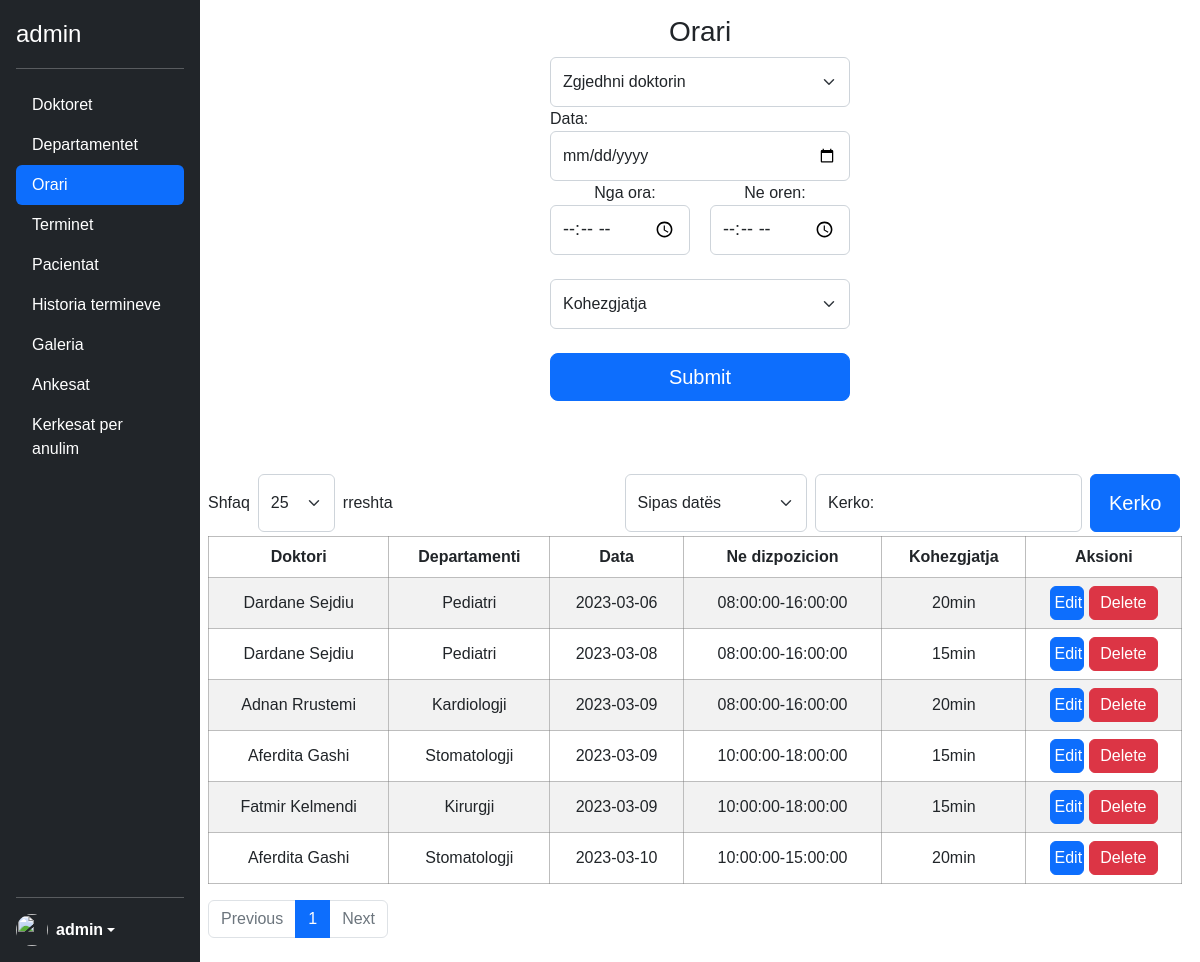
/admin/orari.php (signed in), run on an earlier commit of the app's database.
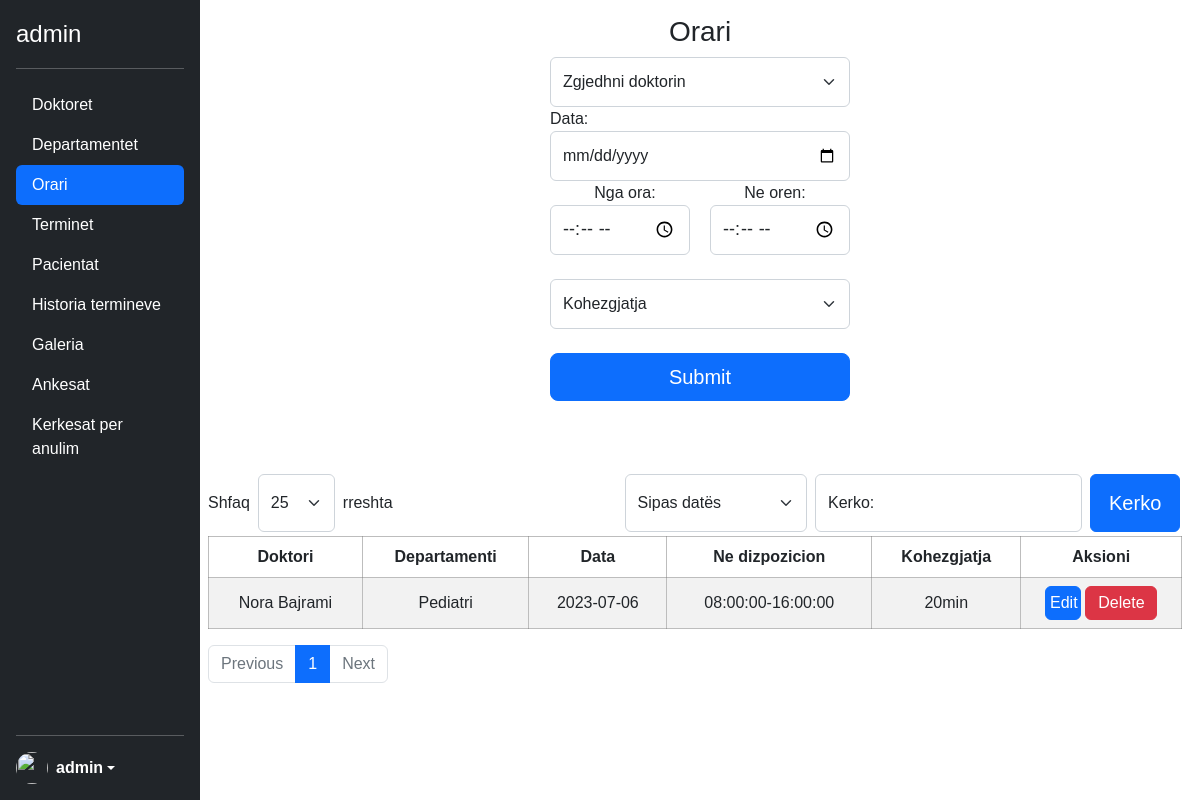
And on a later commit of the database.
### tables this page shows
CREATE TABLE `orari` (
  `id` int(11) NOT NULL,
  `doktori` varchar(100) NOT NULL,
  `departamenti` varchar(100) NOT NULL,
  `data` date NOT NULL,
  `nga_ora` time NOT NULL,
  `deri_oren` time NOT NULL,
  `kohezgjatja` int(11) NOT NULL,
  `zene_deri` time NOT NULL
);

### admin/orari.php (the view, shortened to what the changed rows need)
<?php
include('../config.php');
?>
<?php include('header.php') ?>
</head>
<body>
    <main class="main mainRes">
        <form class="form-signin" method="POST" enctype="multipart/form-data" autocomplete="off">
            <h1 class="h3 fw-normal text-center">Orari</h1>
        </form>
    </main>
    <?php
    $entries = isset($_GET['entries']) ? $_GET['entries'] : 25;
    $sortDefault = "default";
    $sortBy = isset($_GET['sortBy']) ? $_GET['sortBy'] : $sortDefault;
    $sort = "";
    $countSql = "SELECT COUNT(*) as total FROM orari";
    $countPrep = $con->prepare($countSql);
    $countPrep->execute();
    $totalRows = $countPrep->fetch();
    $totalRows = $totalRows['total'];
    $totalPages = ceil($totalRows / $entries);
    $currentPage = isset($_GET['page']) ? $_GET['page'] : 1;
    $startIndex = ($currentPage - 1) * $entries;
    if ($sortBy == "default") {
        $sort = " ORDER BY DATE(data) LIMIT :startIndex, $entries";
    } else if ($sortBy == "ASC") {
        $sort = " ORDER BY doktori ASC LIMIT :startIndex, $entries";
        $sortASC = 'selected';
        $searchedQuery = isset($_GET['keyword']) ? $_GET['keyword'] : "";
    } else if ($sortBy == "DESC") {
        $sort = " ORDER BY doktori DESC LIMIT :startIndex, $entries";
        $sortDESC = 'selected';
        $searchedQuery = isset($_GET['keyword']) ? $_GET['keyword'] : "";
    } else if ($sortBy == "date") {
        $sort = " ORDER BY DATE(data) LIMIT :startIndex, $entries";
        $sortDate = 'selected';
        $searchedQuery = isset($_GET['keyword']) ? $_GET['keyword'] : "";
    }
    if (isset($_GET['search']) && !empty($_GET['keyword'])) {
        $keyword = $_GET['keyword'];
        $sort = "SELECT * FROM orari WHERE doktori=:keyword OR departamenti=:keyword " . $sort;
        $sql = $sort;
        $prep = $con->prepare($sql);
        $prep->bindParam(':keyword', $keyword);
        $prep->bindValue(':startIndex', $startIndex, PDO::PARAM_INT);
        $prep->execute();
        $data = $prep->fetchAll(PDO::FETCH_ASSOC);
        $searchedQuery = $keyword;
    } else {
        $sql = "SELECT * FROM orari" . $sort;
        $prep = $con->prepare($sql);
        $prep->bindValue(':startIndex', $startIndex, PDO::PARAM_INT);
        $prep->execute();
        $data = $prep->fetchAll(PDO::FETCH_ASSOC);
    }
    if (!$data) {
        $empty = 'empty';
    } else {
        $empty = '';
    }
    ?>
    <article class="table_wrapper d-flex flex-column p-2">
        <?php if ($empty == '') : ?>
            <table class="table table-striped text-center table_patinet">
                <thead>
                    <tr>
                        <th scope="col">Doktori</th>
                        <th scope="col">Departamenti</th>
                        <th scope="col">Data</th>
                        <th scope="col">Ne dizpozicion</th>
                        <th scope="col">Kohezgjatja</th>
                        <th scope="col">Aksioni</th>
                    </tr>
                </thead>
                <tbody>
                    <?php foreach ($data as $data) : ?>
                        <tr>
                            <td><?= $data['doktori'] ?></td>
                            <td><?= $data['departamenti'] ?></td>
                            <td><?= $data['data'] ?></td>
                            <td><?= $data['nga_ora'] . '-' . $data['deri_oren'] ?></td>
                            <td><?= $data['kohezgjatja'] . 'min' ?> </td>
                            <td class="text-center">
                                <a class="text-decoration-none text-white" href="editOrari.php?id=<?= $data['id']  ?>"><button class="btn btn-primary w-25  p-1 text-white">Edit</button></a>
                                <a class="text-decoration-none text-white" href="deleteOrarin.php?id=<?= $data['id']  ?>"><button class="btn btn-danger w-50 p-1 text-white">Delete</button></a>
                            </td>
                        </tr>
                    <?php endforeach; ?>
                </tbody>
            </table>
        <?php endif; ?>
        <?php if ($empty == 'empty') { ?>
            <article class=" d-flex justify-content-center mt-5">
                <h1 class=" h1 fw-normal text-center mt-5">Te dhenat nuk u gjenden ne databaze.</h1>
            </article>
        <?php } else { ?>
            <nav aria-label="Page navigation example">
                <ul class="pagination">
                 <?php
                    $maxVisibleLinks = 5;
                    $startPage = max(1, $currentPage - floor($maxVisibleLinks / 2));
                    $endPage = min($startPage + $maxVisibleLinks - 1, $totalPages);
                    for ($i = $startPage; $i <= $endPage; $i++) {
                        $activePage = ($i == $currentPage) ? 'active' : '';
                        echo '<li class="page-item"><a class="page-link ' . $activePage . '" href="?page=' . $i . '">' . $i . '</a></li>';
                    }
                    ?>
                </ul>
            </nav>
        <?php } ?>
    </article>
</body>
</html>

What changed in the data, as far as the page shows it:
removed orari: doktori "Dardane Sejdiu", departamenti "Pediatri", data "2023-03-06", nga_ora "08:00:00", deri_oren "16:00:00", kohezgjatja "20"
removed orari: doktori "Dardane Sejdiu", departamenti "Pediatri", data "2023-03-08", nga_ora "08:00:00", deri_oren "16:00:00", kohezgjatja "15"
removed orari: doktori "Adnan Rrustemi", departamenti "Kardiologji", data "2023-03-09", nga_ora "08:00:00", deri_oren "16:00:00", kohezgjatja "20"
removed orari: doktori "Aferdita Gashi", departamenti "Stomatologji", data "2023-03-09", nga_ora "10:00:00", deri_oren "18:00:00", kohezgjatja "15"
removed orari: doktori "Fatmir Kelmendi", departamenti "Kirurgji", data "2023-03-09", nga_ora "10:00:00", deri_oren "18:00:00", kohezgjatja "15"
removed orari: doktori "Aferdita Gashi", departamenti "Stomatologji", data "2023-03-10", nga_ora "10:00:00", deri_oren "15:00:00", kohezgjatja "20"
added orari: doktori "Nora Bajrami", departamenti "Pediatri", data "2023-07-06", nga_ora "08:00:00", deri_oren "16:00:00", kohezgjatja "20"
